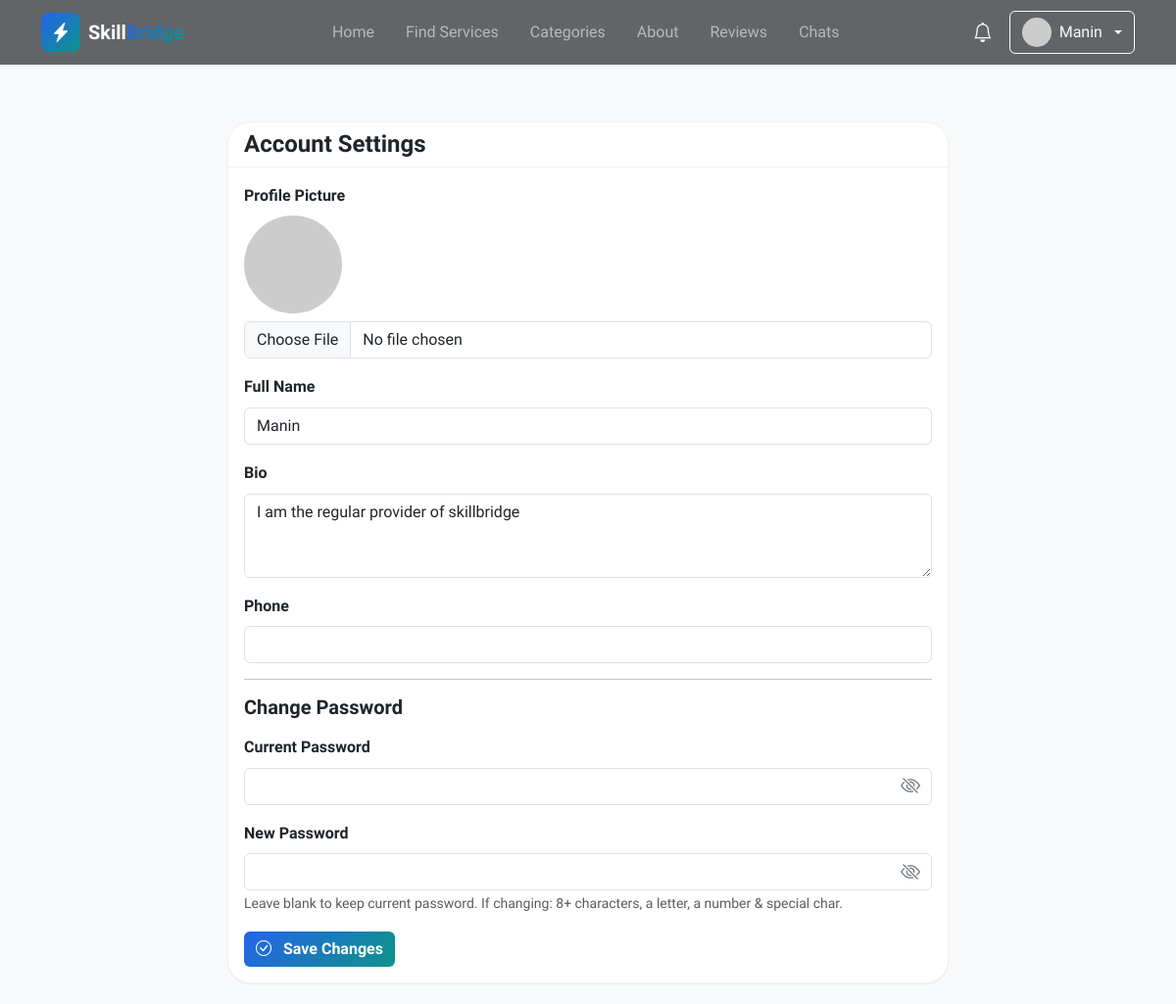
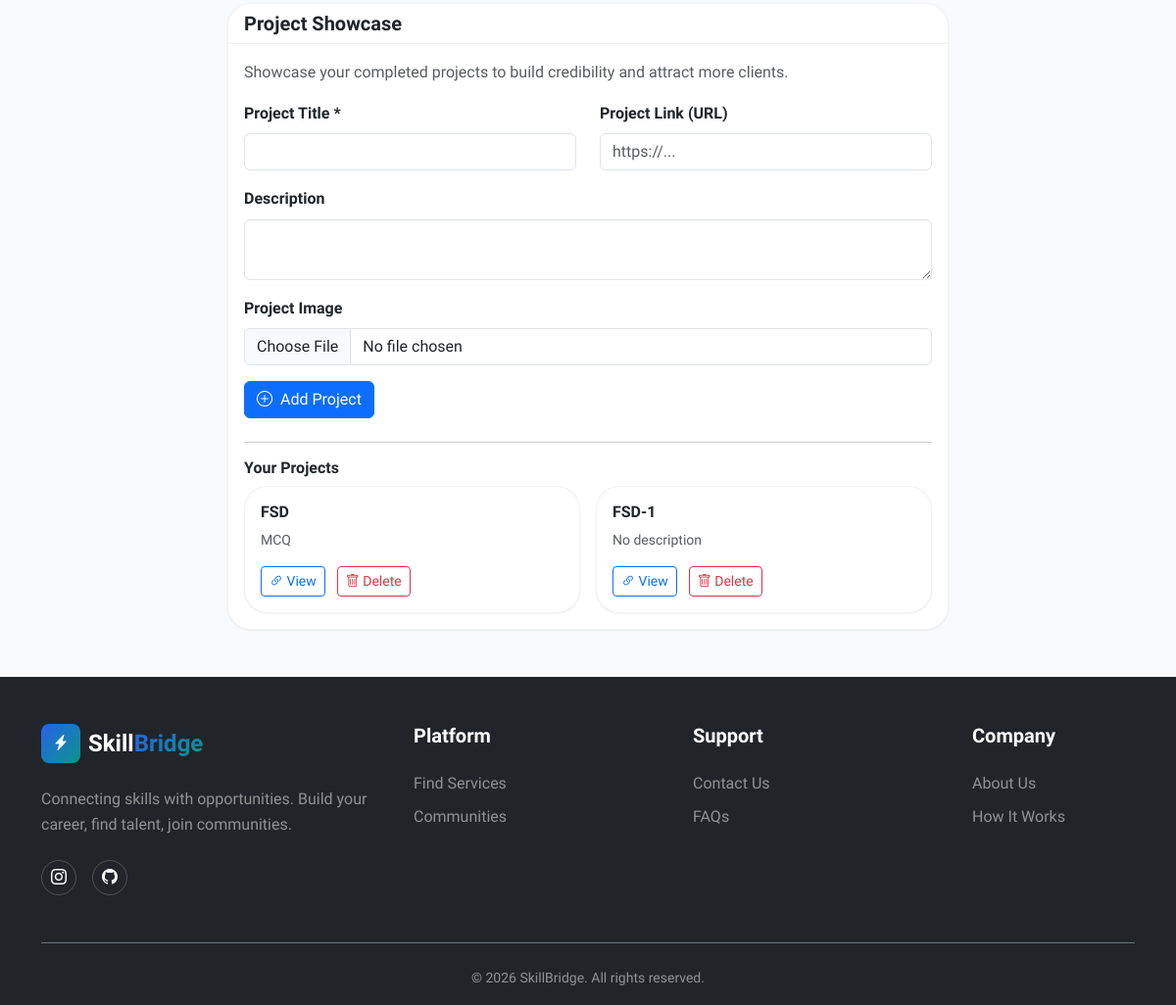
Page /user/settings (signed in) on the committed database (2 pictures, top to bottom).
### models.py (models this page shows, shortened)
class User(UserMixin, db.Model):
    __tablename__ = 'users'
    id = db.Column(db.Integer, primary_key=True)
    username = db.Column(db.String(80), unique=True, nullable=False, index=True)
    email = db.Column(db.String(120), unique=True, nullable=False, index=True)
    password_hash = db.Column(db.String(255), nullable=False)
    user_type = db.Column(db.String(20), nullable=False, default='client')
    full_name = db.Column(db.String(100))
    bio = db.Column(db.Text)
    avatar_url = db.Column(db.String(255), default='default-avatar.png')
    phone = db.Column(db.String(20))
    is_active = db.Column(db.Boolean, default=True)
    is_verified = db.Column(db.Boolean, default=False)
    created_at = db.Column(db.DateTime, default=datetime.utcnow, nullable=False)
    updated_at = db.Column(db.DateTime, default=datetime.utcnow, onupdate=datetime.utcnow)
    services = db.relationship('Service', backref='provider', lazy='dynamic',
                              foreign_keys='Service.user_id')
    reviews = db.relationship('Review', backref='reviewer', lazy='dynamic',
                             foreign_keys='Review.user_id')
    orders_as_buyer = db.relationship('Order', backref='buyer', lazy='dynamic',
                                     foreign_keys='Order.buyer_id')
    orders_as_seller = db.relationship('Order', backref='seller', lazy='dynamic',
                                      foreign_keys='Order.seller_id')
    favorites = db.relationship('Favorite', backref='user', lazy='dynamic',
                               cascade='all, delete-orphan')
    notifications = db.relationship('Notification', backref='user', lazy='dynamic',
                                   cascade='all, delete-orphan')
    def is_admin(self):
        return self.user_type == 'admin'
    def get_unread_notifications_count(self):
        return self.notifications.filter_by(is_read=False).count()
    def get_recent_notifications(self, limit=5):
        return self.notifications.order_by(db.text('created_at desc')).limit(limit)
    def get_avatar_url(self):
        from flask import url_for
        if not self.avatar_url or self.avatar_url == 'default-avatar.png':
            return f"https://ui-avatars.com/api/?name={self.username}&background=random&color=fff&size=128"
        if self.avatar_url.startswith('http'):
            return self.avatar_url
        return url_for('static', filename='avatars/' + self.avatar_url)

class ProjectShowcase(db.Model):
    __tablename__ = 'project_showcase'
    id = db.Column(db.Integer, primary_key=True)
    user_id = db.Column(db.Integer, db.ForeignKey('users.id'), nullable=False, index=True)
    title = db.Column(db.String(100), nullable=False)
    description = db.Column(db.Text)
    image_url = db.Column(db.String(255))
    link = db.Column(db.String(255))
    created_at = db.Column(db.DateTime, default=datetime.utcnow)
    user = db.relationship('User', backref=db.backref('portfolio', lazy='dynamic', cascade='all, delete-orphan'))

### routes.py (the view, shortened to what this page needs)
@user_bp.route('/settings', methods=['GET', 'POST'])
@login_required
def settings():
    return render_template('user/settings.html')

### templates/user/settings.html (shortened to what this page needs)
{% extends 'base.html' %}
{% block content %}
<section class="py-5 bg-light">
    <div class="container">
        <div class="row">
            <div class="col-lg-8 mx-auto">
                <div class="card">
                    <div class="card-header">
                        <h4 class="mb-0">Account Settings</h4>
                    </div>
                    <div class="card-body">
                        <form method="POST" action="{{ url_for('user.settings') }}" enctype="multipart/form-data">
                            <div class="mb-3">
                                <label class="form-label">Profile Picture</label>
                                <div class="mb-2">
                                    <img id="avatar-preview" src="{{ current_user.get_avatar_url() }}"
                                        class="rounded-circle" style="width: 100px; height: 100px; object-fit: cover;"
                                        alt="Avatar Preview">
                                </div>
                                <input type="file" class="form-control" name="avatar" id="avatar-input"
                                    accept="image/*">
                            </div>
                            <div class="mb-3">
                                <label class="form-label">Full Name</label>
                                <input type="text" class="form-control" name="full_name"
                                    value="{{ current_user.full_name or '' }}">
                            </div>
                            <div class="mb-3">
                                <label class="form-label">Bio</label>
                                <textarea class="form-control" name="bio"
                                    rows="3">{{ current_user.bio or '' }}</textarea>
                            </div>
                            <div class="mb-3">
                                <label class="form-label">Phone</label>
                                <input type="tel" class="form-control" name="phone"
                                    value="{{ current_user.phone or '' }}">
                            </div>
                            <hr>
                            <h5 class="mb-3">Change Password</h5>
                            <div class="mb-3">
                                <label class="form-label">Current Password</label>
                                <div class="position-relative">
                                    <input type="password" class="form-control pe-5" id="current_password"
                                        name="current_password">
                                    <button type="button" tabindex="-1"
                                        onclick="togglePasswordVisibility('current_password', this)"
                                        style="position:absolute; right:12px; top:50%; transform:translateY(-50%); background:none; border:none; padding:0; cursor:pointer; z-index:10; color:#6c757d;">
                                        <i class="bi bi-eye-slash fs-5"></i>
                                    </button>
                                </div>
                            </div>
                            <div class="mb-3">
                                <label class="form-label">New Password</label>
                                <div class="position-relative">
                                    <input type="password" class="form-control pe-5" id="new_password"
                                        name="new_password">
                                    <button type="button" tabindex="-1"
                                        onclick="togglePasswordVisibility('new_password', this)"
                                        style="position:absolute; right:12px; top:50%; transform:translateY(-50%); background:none; border:none; padding:0; cursor:pointer; z-index:10; color:#6c757d;">
                                        <i class="bi bi-eye-slash fs-5"></i>
                                    </button>
                                </div>
                                <small class="text-muted">Leave blank to keep current password. If changing: 8+
                                    characters, a letter, a number &amp; special char.</small>
                            </div>
                            <button type="submit" class="btn btn-gradient-primary">
                                <i class="bi bi-check-circle me-2"></i>
                                Save Changes
                            </button>
                        </form>
                    </div>
                </div>
                <div class="card mt-4">
                    <div class="card-header">
                        <h5 class="mb-0">Project Showcase</h5>
                    </div>
                    <div class="card-body">
                        <p class="text-muted">Showcase your completed projects to build credibility and attract more
                            clients.</p>
                        <form method="POST" action="{{ url_for('user.add_portfolio') }}" class="mb-4"
                            enctype="multipart/form-data">
                            <div class="row">
                                <div class="col-md-6 mb-3">
                                    <label class="form-label">Project Title *</label>
                                    <input type="text" class="form-control" name="title" required>
                                </div>
                                <div class="col-md-6 mb-3">
                                    <label class="form-label">Project Link (URL)</label>
                                    <input type="url" class="form-control" name="link" placeholder="https://...">
                                </div>
                            </div>
                            <div class="mb-3">
                                <label class="form-label">Description</label>
                                <textarea class="form-control" name="description" rows="2"></textarea>
                            </div>
                            <div class="mb-3">
                                <label class="form-label">Project Image</label>
                                <input type="file" class="form-control" name="image" id="portfolio-input"
                                    accept="image/*">
                            </div>
                            <button type="submit" class="btn btn-primary">
                                <i class="bi bi-plus-circle me-2"></i>Add Project
                            </button>
                        </form>
                        {% if current_user.portfolio.count() > 0 %}
                        <hr>
                        <h6>Your Projects</h6>
                        <div class="row g-3">
                            {% for project in current_user.portfolio.all() %}
                            <div class="col-md-6">
                                <div class="card">
                                    <div class="card-body">
                                        <h6 class="card-title">{{ project.title }}</h6>
                                        <p class="card-text small text-muted">{{ project.description or 'No description'
                                            }}</p>
                                        {% if project.link %}
                                        <a href="{{ project.link }}" target="_blank"
                                            class="btn btn-sm btn-outline-primary me-2">
                                            <i class="bi bi-link-45deg"></i> View
                                        </a>
                                        {% endif %}
                                        <form method="POST"
                                            action="{{ url_for('user.delete_portfolio', project_id=project.id) }}"
                                            class="d-inline">
                                            <button type="submit" class="btn btn-sm btn-outline-danger"
                                                onclick="return confirm('Delete this project?')">
                                                <i class="bi bi-trash"></i> Delete
                                            </button>
                                        </form>
                                    </div>
                                </div>
                            </div>
                            {% endfor %}
                        </div>
                        {% endif %}
                    </div>
                </div>
            </div>
        </div>
    </div>
</section>
{% endblock %}

### templates/components/header.html (shortened to what this page needs)
<header class="navbar navbar-expand-lg navbar-dark fixed-top shadow-sm"
    style="background-color: rgba(33, 37, 41, 0.7) !important; backdrop-filter: blur(15px);">
    <div class="container">
        <a class="navbar-brand d-flex align-items-center" href="{{ url_for('main.index') }}">
            <div class="logo-icon gradient-primary rounded-3 p-2 me-2">
                <i class="bi bi-lightning-charge-fill text-white"></i>
            </div>
            <span class="fw-bold">Skill<span class="text-gradient">Bridge</span></span>
        </a>
        <div class="collapse navbar-collapse" id="navbarNav">
            <ul class="navbar-nav mx-auto">
                <li class="nav-item">
                    <a class="nav-link" href="{{ url_for('main.index') }}">Home</a>
                </li>
                <li class="nav-item">
                    <a class="nav-link" href="{{ url_for('service.browse') }}">Find Services</a>
                </li>
                <li class="nav-item">
                    <a class="nav-link" href="{{ url_for('main.index') }}#categories">Categories</a>
                </li>
                <li class="nav-item">
                    <a class="nav-link" href="{{ url_for('main.about') }}">About</a>
                </li>
                <li class="nav-item">
                    <a class="nav-link" href="{{ url_for('main.reviews') }}">Reviews</a>
                </li>
                {% if current_user.is_authenticated %}
                <li class="nav-item">
                    <a class="nav-link" href="{{ url_for('user.chats') }}">Chats</a>
                </li>
                {% endif %}
            </ul>
            <div class="d-flex align-items-center gap-3 mt-3 mt-lg-0">
                {% if current_user.is_authenticated %}
                <div class="dropdown">
                    <button class="btn btn-link text-white position-relative p-0" type="button"
                        data-bs-toggle="dropdown">
                        <i class="bi bi-bell fs-5"></i>
                    </button>
                </div>
                <div class="dropdown">
                    <button class="btn btn-outline-light dropdown-toggle d-flex align-items-center gap-2" type="button"
                        data-bs-toggle="dropdown">
                        <img src="{{ current_user.get_avatar_url() }}" alt="Avatar" class="rounded-circle" width="30"
                            height="30">
                        <span>{{ current_user.username }}</span>
                    </button>
                </div>
                {% else %}
                <a href="{{ url_for('auth.login') }}" class="btn btn-outline-light">Log In</a>
                <a href="{{ url_for('auth.register') }}" class="btn btn-gradient-primary">Get Started</a>
                {% endif %}
            </div>
        </div>
    </div>
</header>
<div style="height: 76px;" id="navbar-spacer"></div>

### rows in the picture
User: username "Manin", full_name "Manin", bio "I am the regular provider of skillbridge"
ProjectShowcase: title "FSD", description "MCQ"
ProjectShowcase: title "FSD-1", description "No description"
